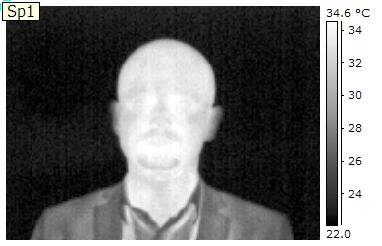
#> input picture Resources/Photos/GREY/37.jpg, 382 x 246 px, found by its file name
$ python face_extract_stages.py
#> lines starting #> are read from the running program, lines starting #| are printed output that depends on the picture; after the words box and inside, x2 and y2 are one past the last pixel; in counts of white or black regions, pixels touching at a corner belong together
### funkcje.py
import cv2 as cv
import numpy as np


def usuniecie_tla(img):
    # Zdefiniowanie dolnej i górnej granicy wycinanego koloru niebieskiego
    gorny = np.array([0, 0, 0])
    dolny = np.array([255, 150, 150])
    # stworzenie maski wycinajacej tlo
    zakres = cv.inRange(img, gorny, dolny)
    # aplikacja przekształceń morfologicznych
    jadro = cv.getStructuringElement(cv.MORPH_ELLIPSE, (5, 5))
    morfologia = cv.morphologyEx(zakres, cv.MORPH_CLOSE, jadro)
    # odwrócenie wyników
    maska = 255 - morfologia
    # cv.imshow('maska', maska)
    # zastosowanie maski do obrazu wejściowego
    wynik = cv.bitwise_and(img, img, mask=maska)
    return wynik


def twarz_maska(img, faces_rect):
    puste_zdjecie = np.zeros(img.shape[:2], dtype='uint8')
    for (x, y, w, h) in faces_rect:
        radius = int(w*0.56)
        cent_x = int(x+w/2)
        cent_y = int(y+w/2)
        marked_face = cv.circle(img, (cent_x, cent_y), radius, (0, 0, 255), 1)
        #generacja maski
        mask = cv.circle(puste_zdjecie, (cent_x, cent_y), radius, 255, -1)
        return mask, marked_face

# [19 lines left out: functions odrzucenie_wykrycia, podzial_segmentacja, not called in this run]

### face_extract_stages.py
import cv2 as cv
import numpy as np
from funkcje import *


img = cv.imread('Resources/Photos/RAINBOW/37.jpg')
#> img is the input picture: shape (246, 382, 3); mean B, G, R 107.2, 107.4, 107.3
#generacja pustego zdjecia o wymiarach zdjecia wejsciowego
blank = np.zeros(img.shape[:2], dtype='uint8')
kaskada = 'haar_face.xml'
#zmiana na odcienie szarosci do wykrycia twarzy przez kaskade
gray = cv.cvtColor(img, cv.COLOR_BGR2GRAY)
cv.imshow('etap 1 transformacja do odcieni szarosci', gray)
haar_cascade = cv.CascadeClassifier(kaskada)
faces_rect = haar_cascade.detectMultiScale(gray, scaleFactor=1.02, minNeighbors=3)
#> faces_rect = [[103, 39, 125, 125]]
#> the loop in twarz_maska, `for (x, y, w, h) in faces_rect:` made 1 pass
#> (x, y, w, h, radius, cent_x, cent_y) on pass 1: (103, 39, 125, 125, 70, 165, 101)
#> pass 1, in twarz_maska, `mask = cv.circle(puste_zdjecie, (cent_x, cent_y), radius, 255, -1)`:
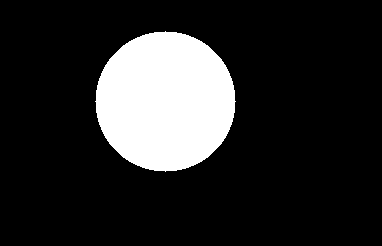
#> mask: shape (246, 382); 16.4% white; 1 white region, box (x1, y1, x2, y2) and area: (95, 31, 236, 172) 15373

# wykonanie extrakcji twarzy pod warunkiem wykrycia 1 twarzy
if len(faces_rect) == 1:
    #wyznaczenie środka okręgu wykrytej twarzy
    mask, marked_face = twarz_maska(img, faces_rect)
    cv.imshow('etap 2 wykrycie twarzy kaskada haara', marked_face)

    #usuniecie zimnego tla
    background = usuniecie_tla(img)
#> in usuniecie_tla, `zakres = cv.inRange(img, gorny, dolny)`:
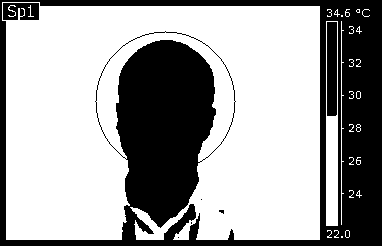
#> zakres: shape (246, 382); 63.9% white; 7 black regions (4 under 20 px), largest, box (x1, y1, x2, y2) and area: (0, 0, 382, 246) 32446, (327, 22, 337, 116) 939, (3, 3, 39, 20) 522
#> in usuniecie_tla, `morfologia = cv.morphologyEx(zakres, cv.MORPH_CLOSE, jadro)`:
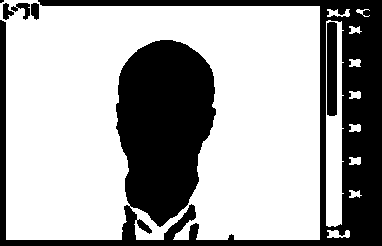
#> morfologia: shape (246, 382); 65.7% white; 6 black regions (1 under 20 px), largest, box (x1, y1, x2, y2) and area: (0, 0, 382, 246) 30937, (327, 22, 337, 116) 932, (11, 3, 30, 20) 146, (31, 3, 39, 20) 115, (3, 3, 14, 20) 110
#> in usuniecie_tla, `wynik = cv.bitwise_and(img, img, mask=maska)`:
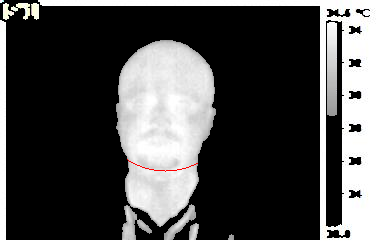
#> wynik: shape (246, 382, 3); mean B, G, R 81.5, 81.6, 81.8
    cv.imshow('etap 3 usuniecie zimnego tla', background)

    masked = cv.bitwise_and(background, background, mask=mask)
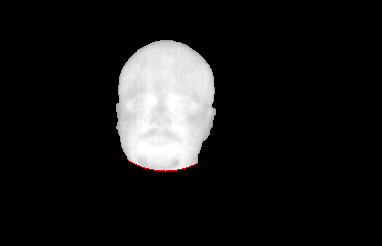
#> masked: shape (246, 382, 3); mean B, G, R 25.6, 25.6, 25.8
    cv.imshow('etap 4 nalozenie maski', masked)
    #zapis wyextractowanej twarzy
    cv.imwrite('extracted_face.jpg', masked)
    # blur = cv.GaussianBlur(masked, (5,5), cv.BORDER_DEFAULT)
    # cv.imshow('etap 5 rozmycie Gaussowskie', blur)

    canny = cv.Canny(masked, 125, 175)
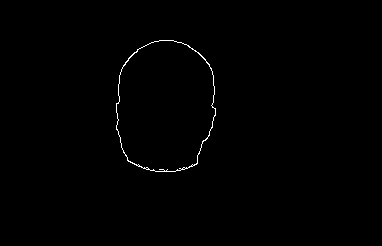
#> canny: shape (246, 382); 0.46% white in thin lines or dots, all inside (x1, y1, x2, y2) = (116, 40, 216, 172)
    cv.imshow('etap 5 Canny krawedzie', canny)

else:
    print('Nie wykryto lub wykryto więcej niż jedną twarz, zmień zdjęcie!')

cv.waitKey(0)

$ run again, with Resources/Photos/GREY/35.jpg copied over Resources/Photos/GREY/37.jpg
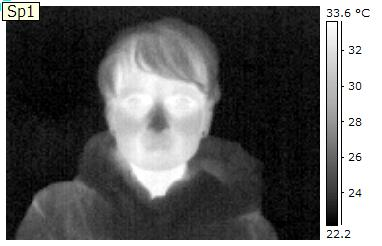
#> input picture Resources/Photos/GREY/35.jpg, 382 x 246 px, found by its file name
#> img is the input picture: shape (246, 382, 3); mean B, G, R 99.7, 99.8, 99.8
#> faces_rect = [[82, 14, 149, 149]]
#> the loop in twarz_maska, `for (x, y, w, h) in faces_rect:` made 1 pass
#> (x, y, w, h, radius, cent_x, cent_y) on pass 1: (82, 14, 149, 149, 83, 156, 88)
#> pass 1, in twarz_maska, `mask = cv.circle(puste_zdjecie, (cent_x, cent_y), radius, 255, -1)`:
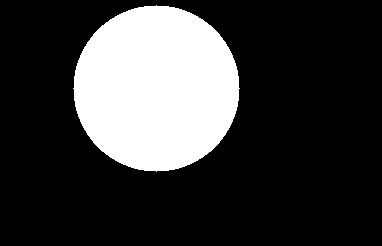
#> mask: shape (246, 382); 23% white; 1 white region, box (x1, y1, x2, y2) and area: (73, 5, 240, 172) 21629
#> zakres: shape (246, 382); 68.4% white; 8 black regions (5 under 20 px), largest, box (x1, y1, x2, y2) and area: (0, 0, 382, 246) 28123, (327, 22, 337, 122) 998, (3, 3, 39, 20) 522
#> morfologia: shape (246, 382); 70.4% white; 9 black regions (1 under 20 px), largest, box (x1, y1, x2, y2) and area: (0, 0, 382, 246) 16237, (106, 40, 212, 198) 9840, (327, 22, 337, 122) 990
#> `canny = cv.Canny(masked, 125, 175)`:
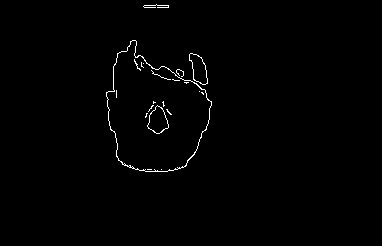
#> canny: shape (246, 382); 0.83% white in thin lines or dots, all inside (x1, y1, x2, y2) = (106, 4, 212, 172)
